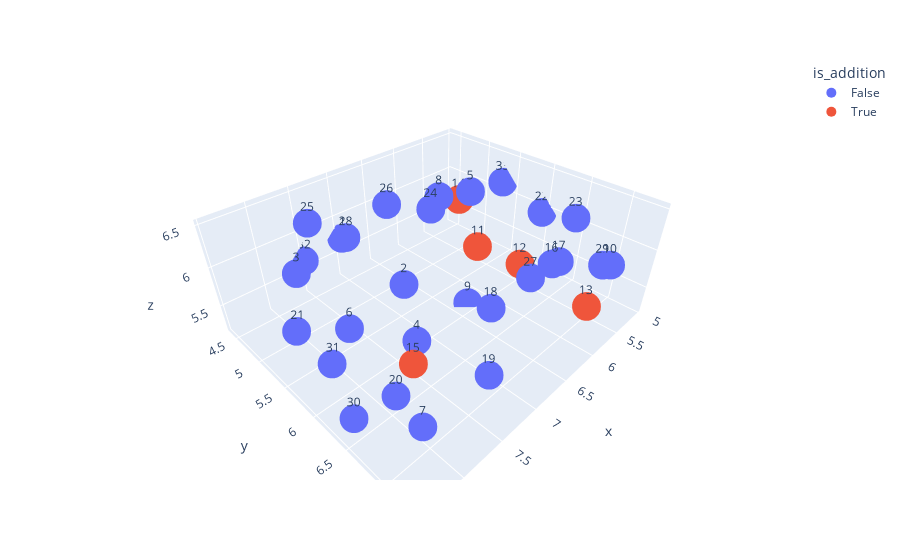

The notebook cell saved with this chart:
### Code cell
import plotly.express as px

fig = px.scatter_3d(tf_idf_reduced, y="y", x="x", z="z", text="chapter", color="is_addition")
fig.update_traces(marker_size=10)
fig.show()

### Figure 1 — Plotly figure (JSON) as saved in the notebook; plotly's stock layout.template omitted (floating-point values rounded to 4 significant figures)
{"data": [{"hovertemplate": "is_addition=False<br>x=%{x}<br>y=%{y}<br>z=%{z}<br>chapter=%{text}<extra></extra>", "legendgroup": "False", "marker": {"color": "#636efa", "size": 10, "symbol": "circle"}, "mode": "markers+text", "name": "False", "scene": "scene", "showlegend": true, "text": ["1", "2", "3", "4", "5", "6", "7", "8", "9", "10", "16", "17", "18", "19", "20", "21", "22", "23", "24", "25", "26", "27", "28", "29", "30", "31", "32", "33"], "type": "scatter3d", "x": [6.982, 7.312, 7.762, 7.601, 5.712, 7.891, 8.079, 5.815, 6.312, 5.875, 6.199, 5.252, 7.02, 7.568, 7.886, 8.234, 5.072, 5.833, 6.361, 7.43, 6.372, 6.741, 7.189, 5.43, 8.424, 8.358, 7.516, 5.071], "y": [4.411, 5.934, 4.637, 6.419, 5.348, 5.778, 6.995, 4.919, 5.899, 7.306, 6.866, 6.414, 6.792, 7.243, 6.419, 5.371, 5.971, 6.839, 5.335, 4.46, 4.559, 6.987, 4.825, 7.034, 6.521, 6.188, 4.397, 5.333], "z": [5.729, 6.01, 5.711, 5.776, 6.24, 5.704, 5.516, 6.058, 5.193, 6.209, 6.164, 5.518, 6.042, 5.926, 5.263, 5.629, 5.951, 6.52, 6.245, 6.143, 6.017, 6.338, 6.01, 5.856, 5.505, 5.862, 5.648, 6.144]}, {"hovertemplate": "is_addition=True<br>x=%{x}<br>y=%{y}<br>z=%{z}<br>chapter=%{text}<extra></extra>", "legendgroup": "True", "marker": {"color": "#EF553B", "size": 10, "symbol": "circle"}, "mode": "markers+text", "name": "True", "scene": "scene", "showlegend": true, "text": ["11", "12", "13", "14", "15"], "type": "scatter3d", "x": [5.566, 5.414, 5.965, 5.45, 7.977], "y": [5.38, 5.965, 7.198, 4.928, 6.791], "z": [5.408, 5.342, 5.686, 5.886, 6.023]}], "layout": {"legend": {"title": {"text": "is_addition"}, "tracegroupgap": 0}, "margin": {"t": 60}, "scene": {"domain": {"x": [0, 1], "y": [0, 1]}, "xaxis": {"title": {"text": "x"}}, "yaxis": {"title": {"text": "y"}}, "zaxis": {"title": {"text": "z"}}}}}
